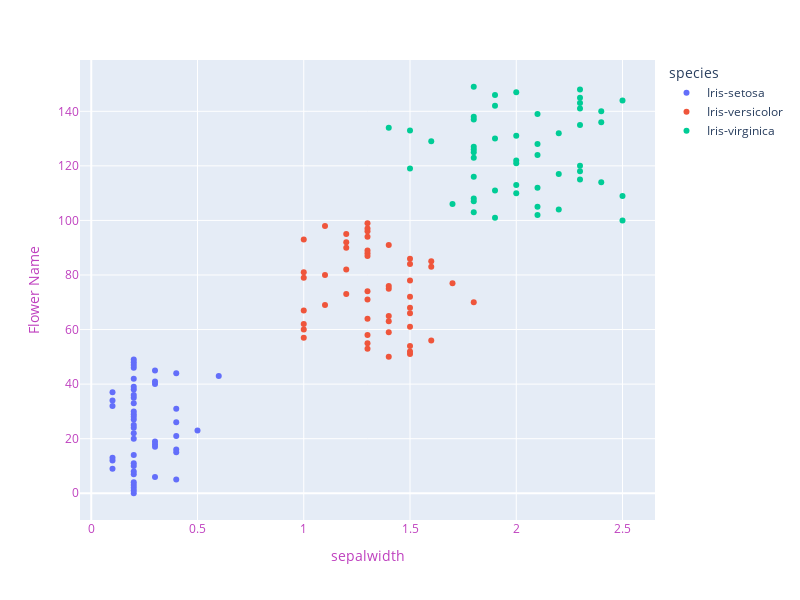

Notebook code cell kept with this figure:
### Code cell
fig = px.scatter(data_frame=Iris, x='petal_width',color='species')
fig.update_layout(width=800, height=600,
                  xaxis=dict(title='sepalwidth',color="#BF40BF"),
                 yaxis=dict(title="Flower Name",color="#BF40BF"))
fig.show()

### Figure 1 — Plotly figure (JSON) as saved in the notebook; plotly's stock layout.template omitted (floating-point values rounded to 4 significant figures)
{"data": [{"hovertemplate": "species=Iris-setosa<br>petal_width=%{x}<br>index=%{y}<extra></extra>", "legendgroup": "Iris-setosa", "marker": {"color": "#636efa", "symbol": "circle"}, "mode": "markers", "name": "Iris-setosa", "orientation": "h", "showlegend": true, "type": "scatter", "x": [0.2, 0.2, 0.2, 0.2, 0.2, 0.4, 0.3, 0.2, 0.2, 0.1, 0.2, 0.2, 0.1, 0.1, 0.2, 0.4, 0.4, 0.3, 0.3, 0.3, 0.2, 0.4, 0.2, 0.5, 0.2, 0.2, 0.4, 0.2, 0.2, 0.2, 0.2, 0.4, 0.1, 0.2, 0.1, 0.2, 0.2, 0.1, 0.2, 0.2, 0.3, 0.3, 0.2, 0.6, 0.4, 0.3, 0.2, 0.2, 0.2, 0.2], "xaxis": "x", "y": [0, 1, 2, 3, 4, 5, 6, 7, 8, 9, 10, 11, 12, 13, 14, 15, 16, 17, 18, 19, 20, 21, 22, 23, 24, 25, 26, 27, 28, 29, 30, 31, 32, 33, 34, 35, 36, 37, 38, 39, 40, 41, 42, 43, 44, 45, 46, 47, 48, 49], "yaxis": "y"}, {"hovertemplate": "species=Iris-versicolor<br>petal_width=%{x}<br>index=%{y}<extra></extra>", "legendgroup": "Iris-versicolor", "marker": {"color": "#EF553B", "symbol": "circle"}, "mode": "markers", "name": "Iris-versicolor", "orientation": "h", "showlegend": true, "type": "scatter", "x": [1.4, 1.5, 1.5, 1.3, 1.5, 1.3, 1.6, 1, 1.3, 1.4, 1, 1.5, 1, 1.4, 1.3, 1.4, 1.5, 1, 1.5, 1.1, 1.8, 1.3, 1.5, 1.2, 1.3, 1.4, 1.4, 1.7, 1.5, 1, 1.1, 1, 1.2, 1.6, 1.5, 1.6, 1.5, 1.3, 1.3, 1.3, 1.2, 1.4, 1.2, 1, 1.3, 1.2, 1.3, 1.3, 1.1, 1.3], "xaxis": "x", "y": [50, 51, 52, 53, 54, 55, 56, 57, 58, 59, 60, 61, 62, 63, 64, 65, 66, 67, 68, 69, 70, 71, 72, 73, 74, 75, 76, 77, 78, 79, 80, 81, 82, 83, 84, 85, 86, 87, 88, 89, 90, 91, 92, 93, 94, 95, 96, 97, 98, 99], "yaxis": "y"}, {"hovertemplate": "species=Iris-virginica<br>petal_width=%{x}<br>index=%{y}<extra></extra>", "legendgroup": "Iris-virginica", "marker": {"color": "#00cc96", "symbol": "circle"}, "mode": "markers", "name": "Iris-virginica", "orientation": "h", "showlegend": true, "type": "scatter", "x": [2.5, 1.9, 2.1, 1.8, 2.2, 2.1, 1.7, 1.8, 1.8, 2.5, 2, 1.9, 2.1, 2, 2.4, 2.3, 1.8, 2.2, 2.3, 1.5, 2.3, 2, 2, 1.8, 2.1, 1.8, 1.8, 1.8, 2.1, 1.6, 1.9, 2, 2.2, 1.5, 1.4, 2.3, 2.4, 1.8, 1.8, 2.1, 2.4, 2.3, 1.9, 2.3, 2.5, 2.3, 1.9, 2, 2.3, 1.8], "xaxis": "x", "y": [100, 101, 102, 103, 104, 105, 106, 107, 108, 109, 110, 111, 112, 113, 114, 115, 116, 117, 118, 119, 120, 121, 122, 123, 124, 125, 126, 127, 128, 129, 130, 131, 132, 133, 134, 135, 136, 137, 138, 139, 140, 141, 142, 143, 144, 145, 146, 147, 148, 149], "yaxis": "y"}], "layout": {"height": 600, "legend": {"title": {"text": "species"}, "tracegroupgap": 0}, "margin": {"t": 60}, "width": 800, "xaxis": {"anchor": "y", "color": "#BF40BF", "domain": [0, 1], "title": {"text": "sepalwidth"}}, "yaxis": {"anchor": "x", "color": "#BF40BF", "domain": [0, 1], "title": {"text": "Flower Name"}}}}
